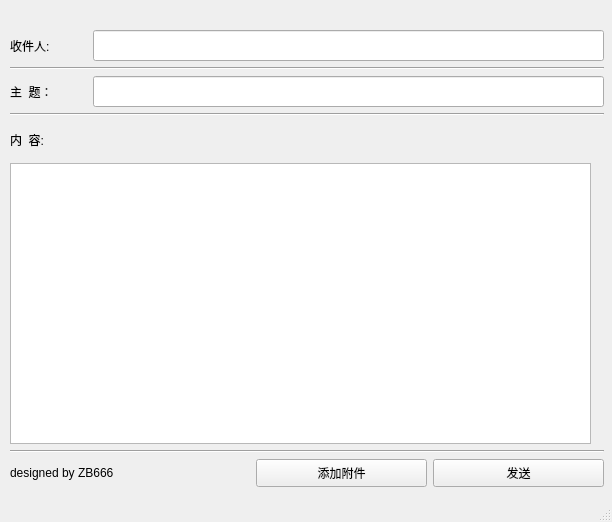
<?xml version="1.0" encoding="UTF-8"?>
<ui version="4.0">
 <class>MainWindow</class>
 <widget class="QMainWindow" name="MainWindow">
  <property name="geometry">
   <rect>
    <x>0</x>
    <y>0</y>
    <width>612</width>
    <height>522</height>
   </rect>
  </property>
  <property name="minimumSize">
   <size>
    <width>612</width>
    <height>522</height>
   </size>
  </property>
  <property name="maximumSize">
   <size>
    <width>612</width>
    <height>522</height>
   </size>
  </property>
  <property name="baseSize">
   <size>
    <width>612</width>
    <height>522</height>
   </size>
  </property>
  <property name="windowTitle">
   <string>MainWindow</string>
  </property>
  <widget class="QWidget" name="centralwidget">
   <widget class="QWidget" name="layoutWidget">
    <property name="geometry">
     <rect>
      <x>10</x>
      <y>30</y>
      <width>594</width>
      <height>457</height>
     </rect>
    </property>
    <layout class="QVBoxLayout" name="verticalLayout_2">
     <item>
      <layout class="QHBoxLayout" name="horizontalLayout">
       <item>
        <widget class="QLabel" name="label">
         <property name="text">
          <string>收件人:</string>
         </property>
        </widget>
       </item>
       <item>
        <widget class="QLineEdit" name="lineEdit_toaddr">
         <property name="minimumSize">
          <size>
           <width>511</width>
           <height>31</height>
          </size>
         </property>
         <property name="maximumSize">
          <size>
           <width>511</width>
           <height>31</height>
          </size>
         </property>
        </widget>
       </item>
      </layout>
     </item>
     <item>
      <widget class="Line" name="line">
       <property name="orientation">
        <enum>Qt::Horizontal</enum>
       </property>
      </widget>
     </item>
     <item>
      <layout class="QHBoxLayout" name="horizontalLayout_2">
       <item>
        <widget class="QLabel" name="label_2">
         <property name="text">
          <string>主  题：</string>
         </property>
        </widget>
       </item>
       <item>
        <widget class="QLineEdit" name="lineEdit_title">
         <property name="minimumSize">
          <size>
           <width>511</width>
           <height>31</height>
          </size>
         </property>
         <property name="maximumSize">
          <size>
           <width>511</width>
           <height>31</height>
          </size>
         </property>
        </widget>
       </item>
      </layout>
     </item>
     <item>
      <widget class="Line" name="line_2">
       <property name="orientation">
        <enum>Qt::Horizontal</enum>
       </property>
      </widget>
     </item>
     <item>
      <layout class="QVBoxLayout" name="verticalLayout">
       <item>
        <widget class="QLabel" name="label_3">
         <property name="text">
          <string>内  容:</string>
         </property>
        </widget>
       </item>
       <item>
        <widget class="QTextEdit" name="msgbox">
         <property name="minimumSize">
          <size>
           <width>581</width>
           <height>281</height>
          </size>
         </property>
         <property name="maximumSize">
          <size>
           <width>581</width>
           <height>281</height>
          </size>
         </property>
        </widget>
       </item>
      </layout>
     </item>
     <item>
      <widget class="Line" name="line_3">
       <property name="orientation">
        <enum>Qt::Horizontal</enum>
       </property>
      </widget>
     </item>
     <item>
      <layout class="QHBoxLayout" name="horizontalLayout_3">
       <item>
        <widget class="QLabel" name="label_4">
         <property name="text">
          <string>designed by ZB666</string>
         </property>
        </widget>
       </item>
       <item>
        <widget class="QPushButton" name="addfile_button">
         <property name="minimumSize">
          <size>
           <width>171</width>
           <height>28</height>
          </size>
         </property>
         <property name="maximumSize">
          <size>
           <width>171</width>
           <height>28</height>
          </size>
         </property>
         <property name="text">
          <string>添加附件</string>
         </property>
        </widget>
       </item>
       <item>
        <widget class="QPushButton" name="send_button">
         <property name="minimumSize">
          <size>
           <width>171</width>
           <height>28</height>
          </size>
         </property>
         <property name="maximumSize">
          <size>
           <width>171</width>
           <height>28</height>
          </size>
         </property>
         <property name="text">
          <string>发送</string>
         </property>
        </widget>
       </item>
      </layout>
     </item>
    </layout>
   </widget>
  </widget>
  <widget class="QStatusBar" name="statusbar"/>
 </widget>
 <resources/>
 <connections/>
</ui>
